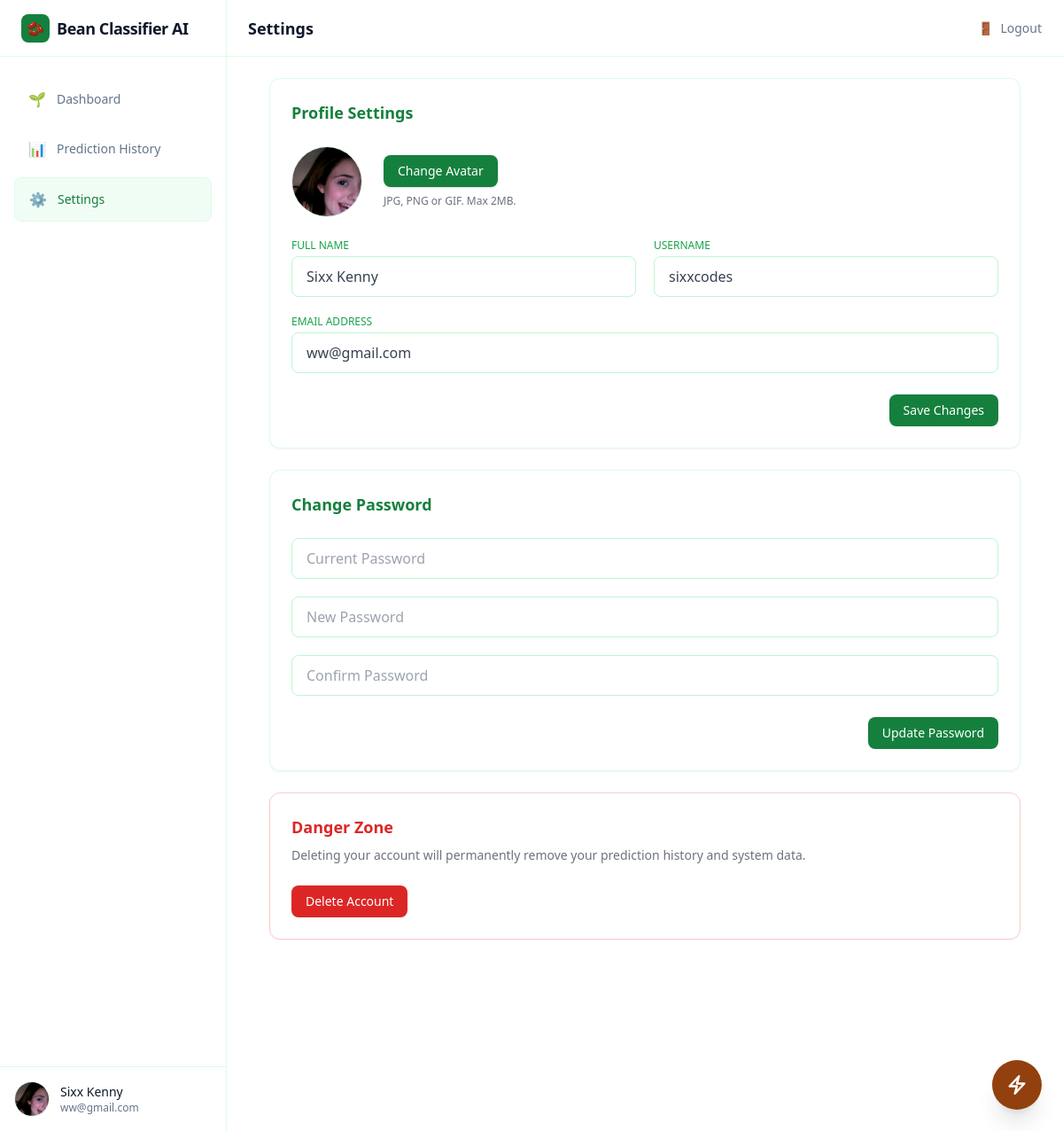
Screenshot of /settings (signed in) with the database file from the repository.
### models/user.py (models this page shows, shortened)
class User(db.Model):
    id = db.Column(
        db.Integer,
        primary_key=True
    )
    name = db.Column(
        db.String(100),
        nullable=False
    )
    username = db.Column(
        db.String(25),
        unique=True,
        nullable=False
    )
    email = db.Column(
        db.String(120),
        unique=True,
        nullable=False
    )
    password_hash = db.Column(
        db.String(255),
        nullable=False
    )
    avatar = db.Column(
        db.String(255),
        nullable=True
    )

### routes/main.py (the view)
@main.route("/settings")
def settings():
    if session.get("guest"):
        return redirect(url_for("main.dashboard"))
    if "username" not in session:
        return redirect(url_for("auth.login_page"))
    user = User.query.filter_by(
        username=session["username"]
    ).first()
    return render_template(
        "main/settings.html",
        user=user
    )

### app.py (called while the page is built)
@app.after_request
def add_header(response):
    response.headers["Cache-Control"] = "no-store, no-cache, must-revalidate, max-age=0"
    response.headers["Pragma"] = "no-cache"
    response.headers["Expires"] = "0"
    return response

### templates/main/settings.html (shortened to what this page needs)
{% extends "main/base.html" %}
{% block page_title %}
Settings
{% endblock %}
{% block content %}
<main class="bg-white min-h-screen text-gray-800">
    <div class="p-6 max-w-4xl mx-auto space-y-6">
        <div class="bg-white rounded-xl border border-green-100 shadow-sm p-6">
            <h2 class="text-lg font-bold text-green-700 mb-6">
                Profile Settings
            </h2>
            <div class="flex items-center gap-6 mb-6">
                {% if session.get("guest") or not user %}
                    <div class="h-20 w-20 rounded-full bg-green-50 border border-green-100 flex items-center justify-center">
                        <span class="text-green-700 font-bold text-2xl">
                            GU
                        </span>
                    </div>
                {% elif user.avatar %}
                    <img src="{{ url_for('static', filename='uploads/' + user.avatar) }}"
                        class="h-20 w-20 rounded-full object-cover border border-green-100 avatar-img">
                {% else %}
                    <div class="h-20 w-20 rounded-full bg-green-50 border border-green-100 flex items-center justify-center">
                        <span class="text-green-700 font-bold text-2xl">
                            {{ (user.name or "U")[:2].upper() }}
                        </span>
                    </div>
                {% endif %}
                <div>
                    <button type="button"
                            id="avatar-btn"
                            class="px-4 py-2 bg-green-700 text-white text-sm rounded-lg hover:bg-green-800 transition shadow">
                        Change Avatar
                    </button>
                    <p class="text-xs text-gray-500 mt-2">
                        JPG, PNG or GIF. Max 2MB.
                    </p>
                </div>
            </div>
            <form id="profile-form">
                <div class="grid grid-cols-1 md:grid-cols-2 gap-5">
                    <div>
                        <label class="block text-xs font-medium text-green-600 uppercase mb-1">
                            Full Name
                        </label>
                        <input
                            name="name"
                            type="text"
                            value="{{ user.name }}"
                            class="w-full px-4 py-2.5 bg-white border border-green-200 rounded-lg text-gray-700 focus:ring-2 focus:ring-green-500 focus:border-green-500">
                    </div>
                    <div>
                        <label class="block text-xs font-medium text-green-600 uppercase mb-1">
                            Username
                        </label>
                        <input
                            name="username"
                            type="text"
                            value="{{ user.username }}"
                            class="w-full px-4 py-2.5 bg-white border border-green-200 rounded-lg text-gray-700 focus:ring-2 focus:ring-green-500 focus:border-green-500">
                    </div>
                    <div class="md:col-span-2">
                        <label class="block text-xs font-medium text-green-600 uppercase mb-1">
                            Email Address
                        </label>
                        <input
                            name="email"
                            type="email"
                            value="{{ user.email }}"
                            class="w-full px-4 py-2.5 bg-white border border-green-200 rounded-lg text-gray-700 focus:ring-2 focus:ring-green-500 focus:border-green-500">
                    </div>
                </div>
                <div class="mt-6 flex justify-end">
                    <button class="px-4 py-2 bg-green-700 text-white text-sm rounded-lg hover:bg-green-800 transition">
                        Save Changes
                    </button>
                </div>
            </form>
        </div>
        <div class="bg-white rounded-xl border border-green-100 shadow-sm p-6">
            <h2 class="text-lg font-bold text-green-700 mb-6">
                Change Password
            </h2>
            <form id="password-form">
                <div class="space-y-5">
                    <input
                        type="password"
                        name="current_password"
                        placeholder="Current Password"
                        required
                        class="w-full px-4 py-2.5 bg-white border border-green-200 rounded-lg">
                    <input
                        type="password"
                        name="new_password"
                        placeholder="New Password"
                        required
                        class="w-full px-4 py-2.5 bg-white border border-green-200 rounded-lg">
                    <input
                        type="password"
                        name="confirm_password"
                        placeholder="Confirm Password"
                        required
                        class="w-full px-4 py-2.5 bg-white border border-green-200 rounded-lg">
                </div>
                <div class="mt-6 flex justify-end">
                    <button
                        type="submit"
                        class="px-4 py-2 bg-green-700 text-white text-sm rounded-lg hover:bg-green-800 transition">
                        Update Password
                    </button>
                </div>
            </form>
        </div>
        <div class="bg-white rounded-xl border border-red-200 shadow-sm p-6">
            <h2 class="text-lg font-bold text-red-600 mb-2">
                Danger Zone
            </h2>
            <p class="text-sm text-gray-500 mb-6">
                Deleting your account will permanently remove your prediction history and system data.
            </p>
            <button class="px-4 py-2 bg-red-600 text-white text-sm rounded-lg hover:bg-red-700 transition">
                Delete Account
            </button>
        </div>
    </div>
</main>
{% endblock %}

### templates/main/base.html (shortened to what this page needs)
<!DOCTYPE html>
<html lang="en">
<head>
    <script src="https://cdn.tailwindcss.com"></script>
    <link rel="stylesheet" href="{{ url_for('static', filename='css/components/scrollbar.css') }}">
    <link rel="stylesheet" href="{{ url_for('static', filename='css/components/fonts.css') }}">
</head>
<body class="bg-white text-slate-700 antialiased selection:bg-green-500 selection:text-white overflow-x-hidden">
    <aside id="main-sidebar"
           class="fixed left-0 top-0 h-full w-64 bg-white border-r border-green-100 flex flex-col z-50
                  -translate-x-full lg:translate-x-0 transition-transform duration-300 ease-in-out">
        <a href="javascript:location.reload()" class="h-16 flex items-center px-6 border-b border-green-100 hover:bg-green-50 transition">
            <div class="flex items-center gap-2">
                <div class="h-8 w-8 bg-green-700 rounded-lg flex items-center justify-center text-white font-bold">
                    🫘
                </div>
                <span class="text-slate-900 font-bold text-lg tracking-tight">
                    Bean Classifier AI
                </span>
            </div>
        </a>
        {% set active_class = "flex items-center gap-3 px-4 py-3 bg-green-50 text-green-700 rounded-lg border border-green-100" %}
        {% set inactive_class = "flex items-center gap-3 px-4 py-3 text-slate-500 hover:text-green-700 hover:bg-green-50 rounded-lg transition" %}
        <nav class="flex-1 px-4 py-6 space-y-2">
            <a href="{{ url_for('main.dashboard') }}"
               class="{{ active_class if request.endpoint == 'main.dashboard' else inactive_class }}">
                🌱
                <span class="text-sm font-medium">Dashboard</span>
            </a>
            {% if not session.get("guest") %}
            <a href="{{ url_for('main.history') }}"
               class="{{ active_class if request.endpoint == 'main.history' else inactive_class }}">
                📊
                <span class="text-sm font-medium">Prediction History</span>
            </a>
            <a href="{{ url_for('main.settings') }}"
               class="{{ active_class if request.endpoint == 'main.settings' else inactive_class }}">
                ⚙️
                <span class="text-sm font-medium">Settings</span>
            </a>
            {% endif %}
        </nav>
        <a href="{{ url_for('main.settings') }}"
           class="block p-4 border-t border-green-100 hover:bg-green-50 transition">
            <div class="flex items-center gap-3">
                {% if session.get("guest") %}
                    <div class="h-10 w-10 rounded-full bg-green-100 flex items-center justify-center">
                        <span class="text-green-700 font-semibold text-sm">
                            GU
                        </span>
                    </div>
                {% elif user.avatar %}
                    <img src="{{ url_for('static', filename='uploads/' + user.avatar) }}"
                        class="h-10 w-10 rounded-full object-cover border border-green-100">
                {% else %}
                    <div class="h-10 w-10 rounded-full bg-green-100 flex items-center justify-center">
                        <span class="text-green-700 font-semibold text-sm">
                            {{ user.name[:2].upper() }}
                        </span>
                    </div>
                {% endif %}
                <div class="flex-1 min-w-0">
                    {% if session.get("guest") %}
                        <p class="text-sm font-medium text-slate-900 truncate">
                            Guest User
                        </p>
                        <p class="text-xs text-slate-500 truncate">
                            Predictions will not be saved
                        </p>
                    {% else %}
                        <p class="text-sm font-medium text-slate-900 truncate">
                            {{ user.name }}
                        </p>
                        <p class="text-xs text-slate-500 truncate">
                            {{ user.email }}
                        </p>
                    {% endif %}
                </div>
            </div>
        </a>
    </aside>
    <main class="lg:pl-64 min-h-screen bg-white transition-all duration-300">
        <header class="h-16 bg-white/80 backdrop-blur border-b border-green-100 flex items-center justify-between px-4 sm:px-6 sticky top-0 z-30">
            <div class="flex items-center gap-3">
                <h1 class="text-base sm:text-lg font-semibold text-slate-900">
                    {% block page_title %}{% endblock %}
                </h1>
            </div>
            <a href="{{ url_for('auth.logout') }}"
               class="text-sm text-slate-500 hover:text-green-700 transition flex items-center gap-2">
                🚪 <span class="hidden sm:inline">Logout</span>
            </a>
        </header>
        {% block content %}
        {% endblock %}
        <div class="fixed bottom-6 right-6 z-40 group flex items-center">
            <button onclick="openPredictionModal()"
                class="w-14 h-14 rounded-full bg-amber-800 text-white shadow-xl
                    hover:bg-amber-900 hover:scale-110 active:scale-95
                    flex items-center justify-center transition-all duration-300
                    animate-pulse hover:animate-none">
                <svg xmlns="http://www.w3.org/2000/svg" fill="none" viewBox="0 0 24 24" stroke-width="2.5" stroke="currentColor" class="w-6 h-6">
                    <path stroke-linecap="round" stroke-linejoin="round" d="m3.75 13.5 10.5-11.25L12 10.5h8.25L9.75 21.75 12 13.5H3.75Z" />
                </svg>
            </button>
        </div>
    </main>
</body>
</html>

### rows the page displays
User: avatar (picture), name "Sixx Kenny", email "ww@gmail.com", username "sixxcodes"
